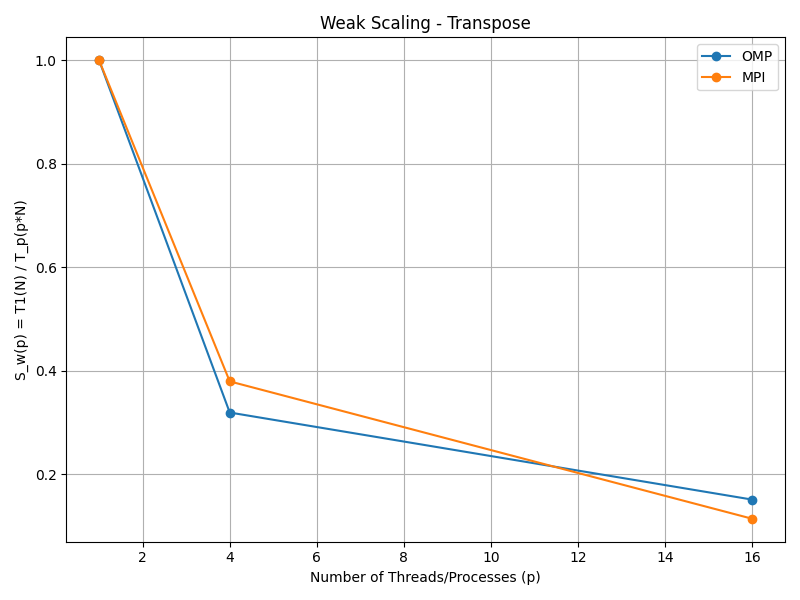

Write the Python code that produced this figure.
import pandas as pd
import matplotlib.pyplot as plt

def main():
    # ===================== READ CSV FILES =====================
    # 1) OpenMP
    omp_df = pd.read_csv("omp_results.csv")
    # Group and calculate mean by (n_threads, n_matrix)
    omp_grouped = omp_df.groupby(["n_threads", "n_matrix"], as_index=False).mean()

    # 2) MPI
    mpi_df = pd.read_csv("mpi_results.csv")
    # Group and calculate mean by (n_processes, n_matrix)
    mpi_grouped = mpi_df.groupby(["n_processes", "n_matrix"], as_index=False).mean()

    # ===================== DEFINE WEAK SCALING POINTS =====================
    # Using p and n as specified:
    #   p=1 -> n=1024
    #   p=4 -> n=2048
    #   p=16 -> n=4096
    # For OMP, p corresponds to n_threads; for MPI, p corresponds to n_processes.
    weak_points = [(1, 1024), (4, 2048), (16, 4096)]

    # ===================== HELPER FUNCTIONS =====================
    def get_time_omp(p, n, which_time="checksym_time"):
        """
        Returns the (already averaged) time from omp_grouped for n_threads=p and n_matrix=n
        in the column 'which_time' (checksym_time or transpose_time).
        If not found, returns None.
        """
        row = omp_grouped[(omp_grouped["n_threads"] == p) & (omp_grouped["n_matrix"] == n)]
        if len(row) == 0:
            return None
        return row[which_time].values[0]

    def get_time_mpi(p, n, which_time="checksym_time"):
        """
        Returns the (already averaged) time from mpi_grouped for n_processes=p and n_matrix=n
        in the column 'which_time'. If not found, returns None.
        """
        row = mpi_grouped[(mpi_grouped["n_processes"] == p) & (mpi_grouped["n_matrix"] == n)]
        if len(row) == 0:
            return None
        return row[which_time].values[0]

    # ===================== WEAK SCALING FOR CHECKSYM =====================
    p_list = [p for (p, _) in weak_points]  # [1, 4, 16]

    # Get T1(N) = time with p=1 and n=1024, separately for OMP and MPI
    T1_checksym_omp = get_time_omp(1, 1024, "checksym_time")
    T1_checksym_mpi = get_time_mpi(1, 1024, "checksym_time")

    Sw_omp_checksym = []
    Sw_mpi_checksym = []

    for (p, n) in weak_points:
        # OMP
        T_p_omp = get_time_omp(p, n, "checksym_time")
        if T1_checksym_omp is not None and T_p_omp is not None and T_p_omp > 0:
            Sw = T1_checksym_omp / T_p_omp
        else:
            Sw = float("nan")
        Sw_omp_checksym.append(Sw)

        # MPI
        T_p_mpi = get_time_mpi(p, n, "checksym_time")
        if T1_checksym_mpi is not None and T_p_mpi is not None and T_p_mpi > 0:
            Sw = T1_checksym_mpi / T_p_mpi
        else:
            Sw = float("nan")
        Sw_mpi_checksym.append(Sw)

    # ===================== WEAK SCALING FOR TRANSPOSE =====================
    T1_transpose_omp = get_time_omp(1, 1024, "transpose_time")
    T1_transpose_mpi = get_time_mpi(1, 1024, "transpose_time")

    Sw_omp_transpose = []
    Sw_mpi_transpose = []

    for (p, n) in weak_points:
        # OMP
        T_p_omp = get_time_omp(p, n, "transpose_time")
        if T1_transpose_omp is not None and T_p_omp is not None and T_p_omp > 0:
            Sw = T1_transpose_omp / T_p_omp
        else:
            Sw = float("nan")
        Sw_omp_transpose.append(Sw)

        # MPI
        T_p_mpi = get_time_mpi(p, n, "transpose_time")
        if T1_transpose_mpi is not None and T_p_mpi is not None and T_p_mpi > 0:
            Sw = T1_transpose_mpi / T_p_mpi
        else:
            Sw = float("nan")
        Sw_mpi_transpose.append(Sw)

    # ===================== PLOT 1: CHECKSYM (WEAK SCALING) =====================
    plt.figure(figsize=(8, 6))
    plt.plot(p_list, Sw_omp_checksym, marker='o', label="OMP")
    plt.plot(p_list, Sw_mpi_checksym, marker='o', label="MPI")
    plt.title("Weak Scaling - CheckSym")
    plt.xlabel("Number of Threads/Processes (p)")
    plt.ylabel("S_w(p) = T1(N) / T_p(p*N)")
    plt.grid(True)
    plt.legend()
    plt.tight_layout()
    plt.show()

    # ===================== PLOT 2: TRANSPOSE (WEAK SCALING) =====================
    plt.figure(figsize=(8, 6))
    plt.plot(p_list, Sw_omp_transpose, marker='o', label="OMP")
    plt.plot(p_list, Sw_mpi_transpose, marker='o', label="MPI")
    plt.title("Weak Scaling - Transpose")
    plt.xlabel("Number of Threads/Processes (p)")
    plt.ylabel("S_w(p) = T1(N) / T_p(p*N)")
    plt.grid(True)
    plt.legend()
    plt.tight_layout()
    plt.show()

if __name__ == "__main__":
    main()
